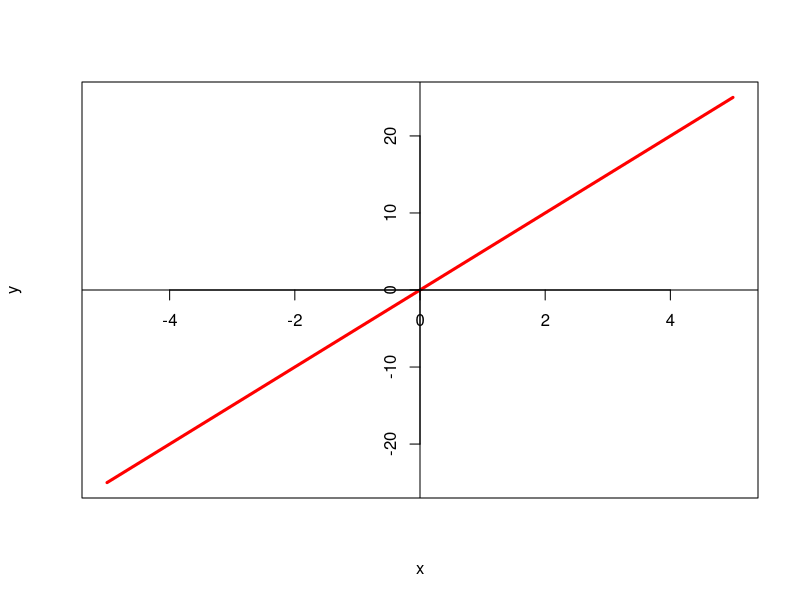

Generate this figure with R:
## ---- chunk 1
    #We'll assume the gradient slider is set to 5
    grad<-5
    x    <- -5:5 
    y    <- x*grad
    
    #Then we plot the graph as follows:
    plot(x,y,col='red', type="l", ylim=c(-25,25), lwd=3, xaxt="n", yaxt="n")
    axis(1, pos=0)
    axis(2, pos=0)
    abline(v=0, h=0)
